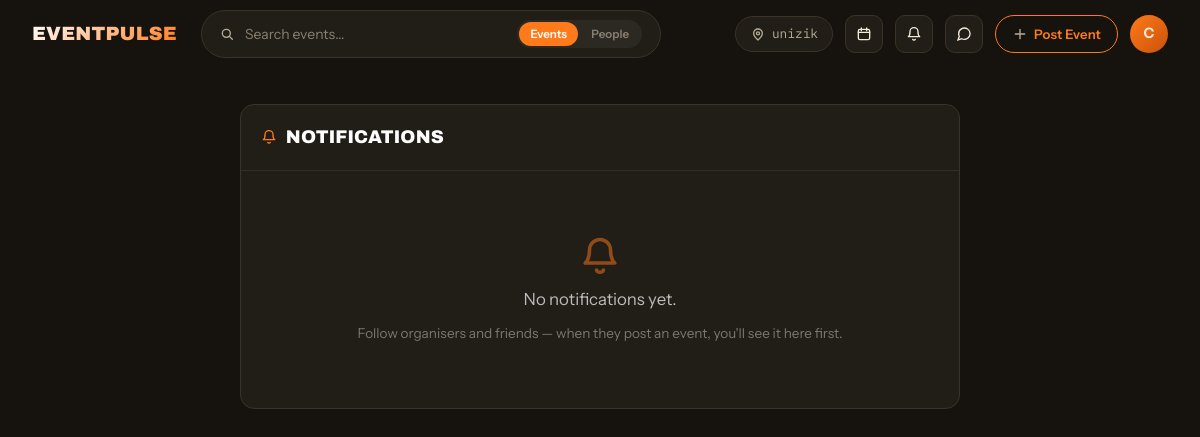
/social/notifications/ (signed in), run on an earlier commit of the app's database.
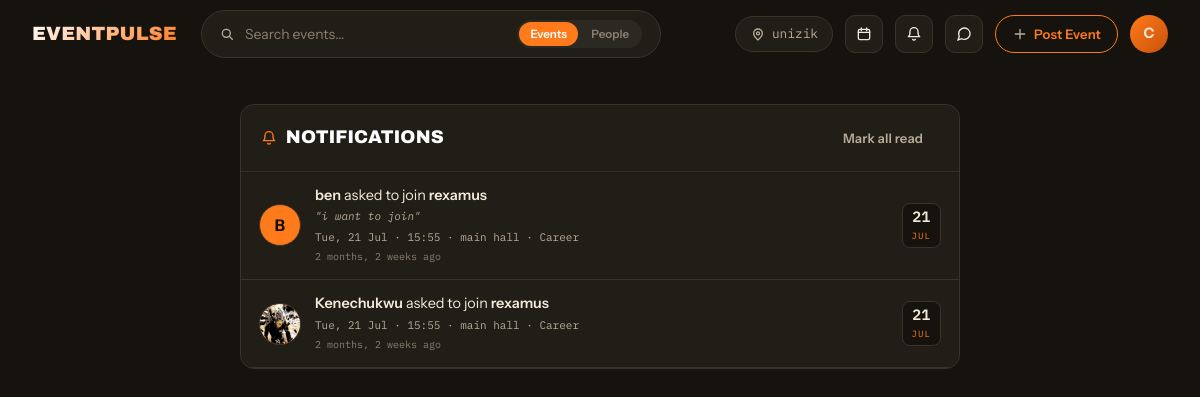
And on a later commit of the database.
### social/models.py (models this page shows, shortened)
class Notification(models.Model):
    class Kind(models.TextChoices):
        NEW_EVENT     = 'new_event',     'New event from someone you follow'
        RSVP_REQUEST  = 'rsvp_request',  'Someone requested to join your event'
        RSVP_APPROVED = 'rsvp_approved', 'Your request to join was approved'
    recipient = models.ForeignKey(
        settings.AUTH_USER_MODEL,
        on_delete=models.CASCADE,
        related_name='notifications',
    )
    actor = models.ForeignKey(
        settings.AUTH_USER_MODEL,
        on_delete=models.CASCADE,
        related_name='+',
    )
    kind = models.CharField(
        max_length=30,
        choices=Kind.choices,
        default=Kind.NEW_EVENT,
    )
    event = models.ForeignKey(
        'events.Event',
        on_delete=models.CASCADE,
        related_name='notifications',
        null=True, blank=True,
    )
    note = models.CharField(max_length=500, blank=True, default='')
    is_read    = models.BooleanField(default=False)
    created_at = models.DateTimeField(auto_now_add=True)
    class Meta:
        ordering = ['-created_at']
        indexes = [
            models.Index(fields=['recipient', 'is_read']),
        ]

### accounts/models.py (models this page shows, shortened)
class User(AbstractUser):
    class Role(models.TextChoices):
        STUDENT = 'student', 'Student'
        SOCIETY = 'society', 'Society / Club'
        STAFF   = 'staff',   'Staff'
        ADMIN   = 'admin',   'Admin'
    class Plan(models.TextChoices):
        FREE    = 'free',    'Free'
        PREMIUM = 'premium', 'Premium'
    class YearOfStudy(models.TextChoices):
        YEAR_1 = '1',  'Year 1 — Fresher'
        YEAR_2 = '2',  'Year 2'
        YEAR_3 = '3',  'Year 3'
        YEAR_4 = '4',  'Year 4'
        YEAR_5 = '5',  'Year 5'
        PG     = 'pg', 'Postgraduate'
        PHD    = 'phd','PhD'
    email           = models.EmailField(unique=True)
    profile_picture = models.ImageField(upload_to='profiles/', blank=True, null=True)
    bio             = models.TextField(blank=True)
    phone_number    = models.CharField(max_length=20, blank=True)
    university      = models.CharField(max_length=200, blank=True)
    department      = models.CharField(max_length=200, blank=True)
    student_id      = models.CharField(max_length=50,  blank=True)
    year_of_study   = models.CharField(
        max_length=5,
        choices=YearOfStudy.choices,
        blank=True,
    )
    role = models.CharField(
        max_length=20,
        choices=Role.choices,
        default=Role.STUDENT,
    )
    plan = models.CharField(
        max_length=20,
        choices=Plan.choices,
        default=Plan.FREE,
    )
    plan_expiry = models.DateTimeField(blank=True, null=True)
    updated_at = models.DateTimeField(auto_now=True)
    USERNAME_FIELD  = 'email'
    REQUIRED_FIELDS = ['username']
    class Meta:
        verbose_name        = 'User'
        verbose_name_plural = 'Users'
        ordering            = ['-date_joined']

### events/models.py (models this page shows, shortened)
class Event(models.Model):
    class Status(models.TextChoices):
        DRAFT     = "draft",     "Draft"
        PUBLISHED = "published", "Published"
        CANCELLED = "cancelled", "Cancelled"
        COMPLETED = "completed", "Completed"
    class PriceType(models.TextChoices):
        FREE = "free", "Free"
        PAID = "paid", "Paid"
    title       = models.CharField(max_length=200)
    slug        = models.SlugField(max_length=220, unique=True, blank=True)
    description = models.TextField()
    cover_image = models.ImageField(upload_to="events/covers/", blank=True, null=True)
    organiser = models.ForeignKey(
        settings.AUTH_USER_MODEL,
        on_delete=models.CASCADE,
        related_name="organised_events",
    )
    category = models.ForeignKey(
        Category,
        on_delete=models.SET_NULL,
        null=True,
        blank=True,
        related_name="events",
    )
    location_name    = models.CharField(max_length=200)
    location_address = models.TextField(blank=True)
    location_lat     = models.DecimalField(max_digits=9, decimal_places=6, blank=True, null=True)
    location_lng     = models.DecimalField(max_digits=9, decimal_places=6, blank=True, null=True)
    area             = models.CharField(max_length=100, blank=True, help_text="Neighbourhood or city for filtering")
    start_datetime = models.DateTimeField()
    end_datetime   = models.DateTimeField(blank=True, null=True)
    capacity     = models.PositiveIntegerField(blank=True, null=True, help_text="Leave blank for unlimited")
    price_type   = models.CharField(max_length=10, choices=PriceType.choices, default=PriceType.FREE)
    ticket_price = models.DecimalField(max_digits=10, decimal_places=2, default=0.00)
    is_premium_only = models.BooleanField(default=False, help_text="Only premium users can join")
    is_featured     = models.BooleanField(default=False, help_text="Pin to top of feed")
    status          = models.CharField(max_length=20, choices=Status.choices, default=Status.DRAFT)
    checkin_token = models.UUIDField(
        default=uuid.uuid4,
        editable=False,
        unique=True,
        help_text="Embedded in QR code for check-in",
    )
    qr_code = models.ImageField(
        upload_to="qrcodes/",
        blank=True,
        null=True,
        help_text="Auto-generated on publish",
    )
    created_at = models.DateTimeField(auto_now_add=True)
    updated_at = models.DateTimeField(auto_now=True)
    class Meta:
        verbose_name        = "Event"
        verbose_name_plural = "Events"
        ordering            = ["-is_featured", "-created_at"]
        indexes = [
            models.Index(fields=["status", "start_datetime"]),
            models.Index(fields=["organiser"]),
            models.Index(fields=["category"]),
            models.Index(fields=["area"]),
        ]

class Category(models.Model):
    name        = models.CharField(max_length=60, unique=True)
    slug        = models.SlugField(max_length=60, unique=True, blank=True)
    icon        = models.CharField(max_length=10, blank=True, help_text="Emoji e.g. 🎵")
    description = models.TextField(blank=True)
    colour      = models.CharField(max_length=7, default="#4B6BF1", help_text="Hex colour for UI badges")
    created_at  = models.DateTimeField(auto_now_add=True)
    class Meta:
        verbose_name        = "Category"
        verbose_name_plural = "Categories"
        ordering            = ["name"]

### social/views.py (the view)
# urls.py: path('notifications/',                  views.notifications_view,         name='notifications'),
@login_required(login_url='accounts:login')
def notifications_view(request):
    notifs = (
        request.user.notifications
        .select_related('actor', 'event', 'event__category')
        [:50]
    )
    return render(request, 'social/notifications.html', {
        'notifs': notifs,
    })

### social/context_processors.py (called while the page is built)
def unread_messages(request):
    if not request.user.is_authenticated:
        return {'unread_messages_count': 0}
    count = (
        Message.objects
        .filter(conversation__participants=request.user, is_read=False)
        .exclude(sender=request.user)
        .count()
    )
    return {'unread_messages_count': count}

### templates/social/notifications.html (shortened to what this page needs)
{% extends 'base.html' %}
{% load static %}
{% block content %}
<div class="ep-chat-page">
  <div class="ep-chat-container ep-notifs">
    <header class="ep-inbox__header">
      <h1 class="ep-inbox__title">
        <span class="ep-icon ep-icon--bell ep-icon--accent"></span>
        Notifications
      </h1>
      {% if notifs %}
      <form method="POST" action="{% url 'social:notifications_read_all' %}" class="ep-notifs__readall">
        <button type="submit" class="ep-btn ep-btn--ghost ep-btn--sm">Mark all read</button>
      </form>
      {% endif %}
    </header>
    {% if notifs %}
      <ul class="ep-notif-list">
        {% for n in notifs %}
        <li>
          <a href="{% url 'social:notification_open' n.pk %}" class="ep-notif {% if not n.is_read %}ep-notif--unread{% endif %}">
            <div class="ep-notif__avatar">
              {% if n.actor.profile_picture %}
                <img src="{{ n.actor.profile_picture.url }}" alt="{{ n.actor.username }}">
              {% else %}
                <span>{{ n.actor.username|first|upper }}</span>
              {% endif %}
            </div>
            <div class="ep-notif__body">
              <p class="ep-notif__text">
                {% if n.kind == 'rsvp_request' %}
                  <b>{{ n.actor.username }}</b> asked to join
                  {% if n.event %}<b>{{ n.event.title|truncatechars:40 }}</b>{% else %}your event{% endif %}
                {% elif n.kind == 'rsvp_approved' %}
                  <b>{{ n.actor.username }}</b> approved your request to join
                  {% if n.event %}<b>{{ n.event.title|truncatechars:40 }}</b>{% else %}the event{% endif %}
                {% else %}
                  <b>{{ n.actor.username }}</b> posted
                  {% if n.event %}<b>{{ n.event.title|truncatechars:48 }}</b>{% else %}an event{% endif %}
                {% endif %}
              </p>
              {% if n.kind == 'rsvp_request' and n.note %}
              <p class="ep-notif__meta" style="font-style:italic;">"{{ n.note }}"</p>
              {% endif %}
              {% if n.event %}
              <p class="ep-notif__meta">
                {{ n.event.start_datetime|date:"D, d M · H:i" }} · {{ n.event.location_name|truncatechars:26 }}
                {% if n.event.category %} · {{ n.event.category.name }}{% endif %}
              </p>
              {% endif %}
              <span class="ep-notif__time">{{ n.created_at|timesince }} ago</span>
            </div>
            {% if n.event %}
            <div class="ep-notif__date">
              <b>{{ n.event.start_datetime|date:"d" }}</b>
              <span>{{ n.event.start_datetime|date:"M" }}</span>
            </div>
            {% endif %}
          </a>
        </li>
        {% endfor %}
      </ul>
    {% else %}
      <div class="ep-chat-empty">
        <span class="ep-icon ep-icon--bell ep-icon--accent"></span>
        <p>No notifications yet.</p>
        <span class="ep-chat-empty__hint">Follow organisers and friends — when they post an event, you'll see it here first.</span>
      </div>
    {% endif %}
  </div>
</div>
{% endblock %}

What changed in the data, as far as the page shows it:
added Notification: actor.username|first "B", actor.username "ben", event "rexamus", note "i want to join", event.start_datetime "Tue, 21 Jul · 15:55", event.location_name "main hall", event.category.name "Career", created_at "2 months, 2 weeks", event.start_datetime "21", event.start_datetime "JUL"
added Notification: actor.profile_picture (picture), actor.username "Kenechukwu", event "rexamus", event.start_datetime "Tue, 21 Jul · 15:55", event.location_name "main hall", event.category.name "Career", created_at "2 months, 2 weeks", event.start_datetime "21", event.start_datetime "JUL"
Also different on the page:
text no longer shown: "No notifications yet. Follow organisers and friends — when they post an event, you'll see it here first."
text now shown: "Mark all read"
